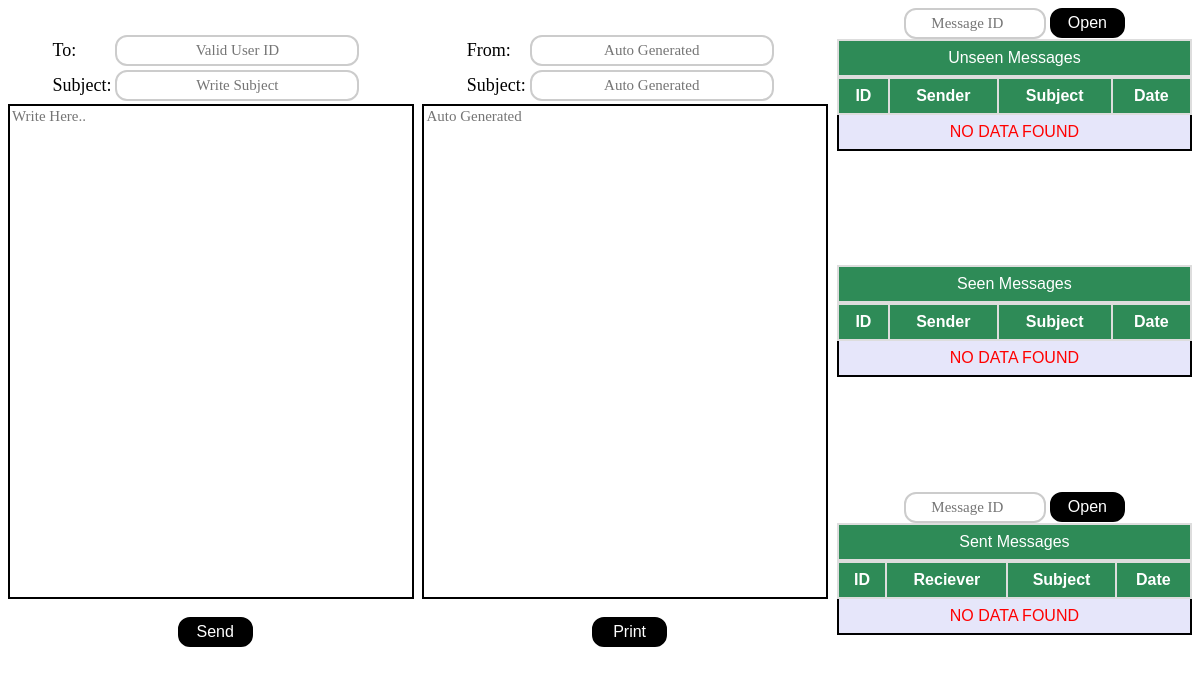
Before: /Pages/chatBox.php (signed in) with the older database file.
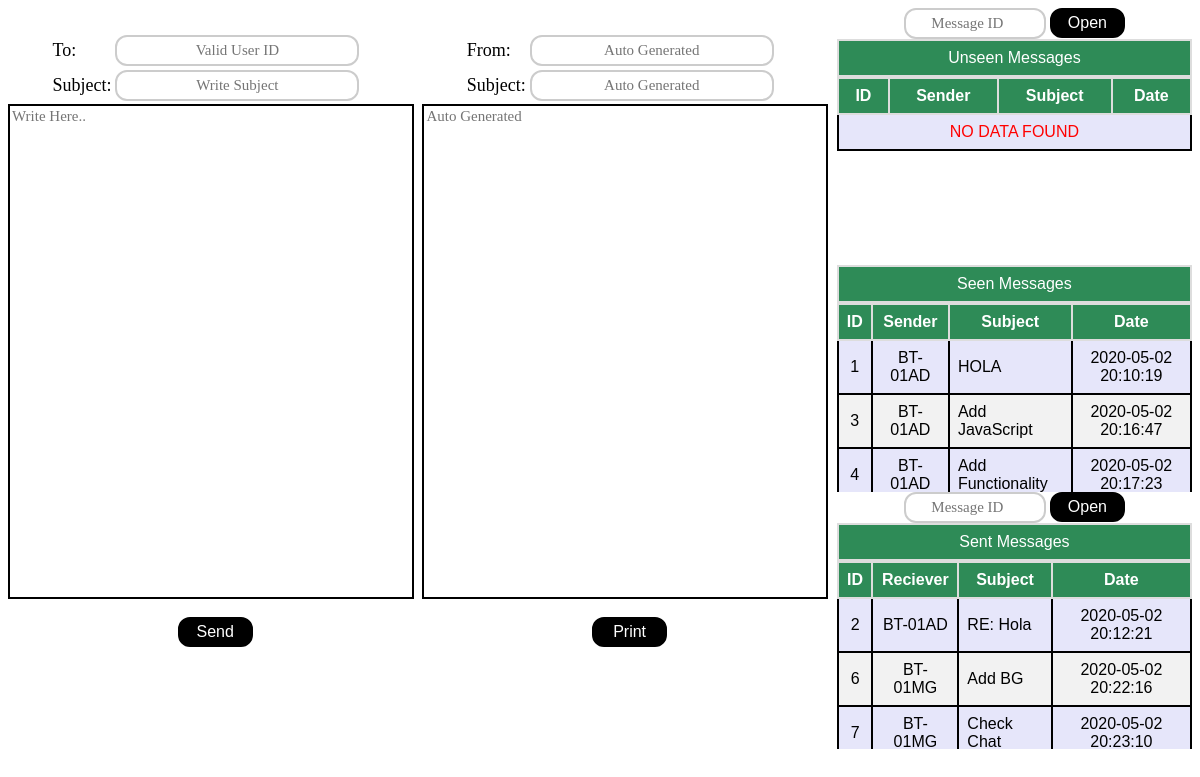
After: the same page with the newer database file.
### tables this page shows
CREATE TABLE `chat` (
  `MSG_ID` int(11) NOT NULL,
  `DATE` datetime NOT NULL DEFAULT current_timestamp(),
  `SUB` varchar(250) DEFAULT NULL,
  `SENDER` varchar(15) NOT NULL,
  `TEXT` longtext NOT NULL,
  `RECEIVER` varchar(15) NOT NULL,
  `STATUS` int(11) NOT NULL
);

### DB Handler/DBC.php (called while the page is built, shortened)
<?php
$serverName="localhost";
$userName="root";
$password="";
$dbName="btweb";
function get($query)
{
	$data=array();
	global $serverName,$userName,$password,$dbName;
	try
	{
		$conn=mysqli_connect($serverName,$userName,$password,$dbName);
		$result=mysqli_query($conn,$query);
		if(mysqli_num_rows($result) > 0)
		{
			while($row=mysqli_fetch_assoc($result))
			{
				$entity=array();
				foreach($row as $k=>$v)
				{
					$entity[$k]=$row[$k];
				}
				$data[]=$entity;
			}
		}
		return $data;
	}
	catch (Exception $e)
	{
		throw $e->getMessage();
		return $data;
		mysqli_close($conn);
	}
}
?>

### DB Handler/chatDB.php (called while the page is built, shortened)
<?php
require_once 'DBC.php';
function loadUnseenTable($uid)
{
	$result=null;
	try
	{
		$query="SELECT * FROM `chat` WHERE `RECEIVER` = '$uid' AND `STATUS` = '0';";
		$result=get($query);
		return $result;
	}
	catch (Exception $e)
	{
		throw $e->getMessage();
		return $result;
	}
}
function loadSeenTable($uid)
{
	$result=null;
	try
	{
		$query="SELECT * FROM `chat` WHERE `RECEIVER` = '$uid' AND `STATUS` = '1';";
		$result=get($query);
		return $result;
	}
	catch (Exception $e)
	{
		throw $e->getMessage();
		return $result;
	}
}
function loadSentTable($uid)
{
	$result=null;
	try
	{
		$query="SELECT * FROM `chat` WHERE `SENDER` = '$uid';";
		$result=get($query);
		return $result;
	}
	catch (Exception $e)
	{
		throw $e->getMessage();
		return $result;
	}
}
?>

### Page Controllers/chatController.php (the view, shortened to what this page needs)
<?php
require_once '../DB Handler/chatDB.php';
function showUnseenTable($para)
{
	$table=loadUnseenTable($para);
	if($table != null)
	{
		foreach($table as $data)
		{
			echo "<tr>";
			echo "<td align='middle'>".$data["MSG_ID"]."</td>";
			echo "<td align='middle'>".$data["SENDER"]."</td>";
			echo "<td>".$data["SUB"]."</td>";
			echo "<td align='middle'>".$data["DATE"]."</td>";
			echo "</tr>";
		}
	}
	else
	{
		echo "<tr> <td colspan='4' align='middle'> <span style='color:red;'> NO DATA FOUND </span> </td> </tr>";
	}
}
function showSeenTable($para)
{
	$table=loadSeenTable($para);
	if($table != null)
	{
		foreach($table as $data)
		{
			echo "<tr>";
			echo "<td align='middle'>".$data["MSG_ID"]."</td>";
			echo "<td align='middle'>".$data["SENDER"]."</td>";
			echo "<td>".$data["SUB"]."</td>";
			echo "<td align='middle'>".$data["DATE"]."</td>";
			echo "</tr>";
		}
	}
	else
	{
		echo "<tr> <td colspan='4' align='middle'> <span style='color:red;'> NO DATA FOUND </span> </td> </tr>";
	}
}
function showSentTable($para)
{
	$table=loadSentTable($para);
	if($table != null)
	{
		foreach($table as $data)
		{
			echo "<tr>";
			echo "<td align='middle'>".$data["MSG_ID"]."</td>";
			echo "<td align='middle'>".$data["RECEIVER"]."</td>";
			echo "<td>".$data["SUB"]."</td>";
			echo "<td align='middle'>".$data["DATE"]."</td>";
			echo "</tr>";
		}
	}
	else
	{
		echo "<tr> <td colspan='4' align='middle'> <span style='color:red;'> NO DATA FOUND </span> </td> </tr>";
	}
}
if(isset($_COOKIE['uid']) && isset($_COOKIE['sid']))
{
	$toTB="";
	$SsubTB="";
	$loadTB="";
	$fromTB="";
	$RsubTB="";
	$loadSentTB="";
}
else
{
	header("Location:index.php");
}
?>

### Pages/chatBox.php (shortened to what this page needs)
<?php
include '../Page Controllers/chatController.php';
?>
<html>
	<head>
		<link rel="stylesheet" type="text/css" href="CSS/chatBox.css">
	</head>
	<body>
		<form action="" method="post" autocomplete="off">
			<div class="container">
				<div class="floatLeft">
					<div align="middle">
						<table style="width:calc(80%);">
							<tr align="middle">
								<td class="td1"> <label> To: </label> </td>
								<td class="td2"> <input type = "text" name="toTB" class="tf" value="<?php echo $toTB; ?>" placeholder="Valid User ID"> </td>
							</tr>
							<tr align="middle">
								<td class="td1"> <label> Subject: </label> </td>
								<td class="td2"> <input type = "text" name="SsubTB" class="tf" value="<?php echo $SsubTB; ?>" placeholder="Write Subject"> </td>
							<td>
						</table>
					</div>
					<textarea id="sendnoteTA" name="sendnoteTA" class="noteTA" placeholder="Write Here.."><?php echo $sendnoteTA; ?></textarea>
					<br> <br>
					<div align="middle">
						<button name="sendBTN" class="sendbtn"> Send </button>
					</div>
				</div>
				<div class="floatLeftTwo">
					<div align="middle">
						<table style="width:calc(80%);">
							<tr>
								<td class="td1"> <label> From: </label> </td>
								<td class="td2">
									<input type = "text" name="fromTB" id="fromTB" class="tf" value="<?php echo $fromTB; ?>" placeholder="Auto Generated" readonly>
								</td>
							</tr>
							<tr>
								<td class="td1"> <label> Subject: </label> </td>
								<td class="td2"> <input type = "text" name="RsubTB" class="tf" value="<?php echo $RsubTB; ?>" placeholder="Auto Generated" readonly> </td>
							<td>
						</table>
					</div>
					<textarea id="receivenoteTA" name="receivenoteTA" class="noteTA" readonly placeholder="Auto Generated"><?php echo $receivenoteTA; ?></textarea>
					<br> <br>
					<div align="middle">
						<button name="sendBTN" class="printbtn" onclick="return saveFile()"> Print </button>
					</div>
				</div>
				<div class="floatRight">
					<div align="middle">
						<input type="number" name="loadTB" class="tf2" value="<?php echo $loadTB; ?>" placeholder="Message ID">
						<button name="openInboxBTN" class="openbtn"> Open </button>
					</div>
					<div class="scrollit">
						<table id="unseenTable" style="width:calc(100%);">
							<caption>Unseen Messages</caption>
							<thead>
								<th>ID</th>
								<th>Sender</th>
								<th>Subject</th>
								<th>Date</th>
							</thead>
							<tbody>
							<?php
							showUnseenTable($uid);
							?>
							</tbody>
						</table>
					</div>
					<div class="scrollit">
						<table id="seenTable" style="width:calc(100%);">
							<caption>Seen Messages</caption>
							<thead>
								<th>ID</th>
								<th>Sender</th>
								<th>Subject</th>
								<th>Date</th>
							</thead>
							<tbody>
							<?php
							showSeenTable($uid);
							?>
							</tbody>
						</table>
					</div>
					<div align="middle">
						<input type="number" name="loadSentTB" class="tf2" value=" <?php echo $loadSentTB; ?>" placeholder="Message ID">
						<button name="openSBTN" class="openbtn"> Open </button>
					</div>
					<div class="scrollit">
						<table id="sentTable" style="width:calc(100%);">
							<caption>Sent Messages</caption>
							<thead>
								<th>ID</th>
								<th>Reciever</th>
								<th>Subject</th>
								<th>Date</th>
							</thead>
							<tbody>
							<?php
							showSentTable($uid);
							?>
							</tbody>
						</table>
					</div>
				</div>
			</div>
		</form>
	</body>
</html>

### Pages/CSS/chatBox.css (style rules this page uses)
.container { overflow: hidden; margin-top: auto; margin-bottom: auto; margin-left: auto; margin-right: auto; width: 100%; height: 95% }
.floatRight { display: block; padding-top: 0%; width:30%; float: right; margin-bottom: auto; height: 95%; }
.floatLeft { display: block; padding-top: 2%; width: 35%; float: left; margin-bottom: auto; height: 95%; }
.floatLeftTwo { display: block; padding-top: 2%; width: 35%; float: left; margin-bottom: auto; height: 95%; }
.noteTA { width:98%; height:70%; resize: none; border: 2px solid black; font-family: "Times-New Roman"; font-size: 15px; text-align:justify; }
#seenTable { border-collapse: collapse; width: 100%; height: 30px; font-family: "Trebuchet MS", Arial, Helvetica, sans-serif; border-collapse: collapse; font-style: bold; }
#seenTable caption { border: 2px solid #ddd; padding: 8px; top: 0; padding-top: 8px; padding-bottom: 8px; text-align: center; background-color: #2E8B57; color: white; }
#seenTable th { border: 2px solid #ddd; padding: 8px; position: -webkit-sticky; position: sticky; top: 0; }
#seenTable td { border: 2px solid #000000; padding: 8px; }
#seenTable tr:nth-child(even) { background-color: #f2f2f2; }
#seenTable tr:nth-child(odd) { background-color: #E6E6FA; }
#seenTable th { padding-top: 8px; padding-bottom: 8px; text-align: center; background-color: #2E8B57; color: white; }
#unseenTable { border-collapse: collapse; width: 100%; height: 30px; font-family: "Trebuchet MS", Arial, Helvetica, sans-serif; border-collapse: collapse; font-style: bold; }
#unseenTable caption { border: 2px solid #ddd; padding: 8px; top: 0; padding-top: 8px; padding-bottom: 8px; text-align: center; background-color: #2E8B57; color: white; }
#unseenTable th { border: 2px solid #ddd; padding: 8px; position: -webkit-sticky; position: sticky; top: 0; }
#unseenTable td { border: 2px solid #000000; padding: 8px; }
#unseenTable tr:nth-child(odd) { background-color: #E6E6FA; }
#unseenTable th { padding-top: 8px; padding-bottom: 8px; text-align: center; background-color: #2E8B57; color: white; }
.scrollit { overflow:scroll; height: calc(32%); }
#sentTable { border-collapse: collapse; width: 100%; height: 30px; font-family: "Trebuchet MS", Arial, Helvetica, sans-serif; border-collapse: collapse; font-style: bold; }
#sentTable caption { border: 2px solid #ddd; padding: 8px; top: 0; padding-top: 8px; padding-bottom: 8px; text-align: center; background-color: #2E8B57; color: white; }
#sentTable th { border: 2px solid #ddd; padding: 8px; position: -webkit-sticky; position: sticky; top: 0; }
#sentTable td { border: 2px solid #000000; padding: 8px; }
#sentTable tr:nth-child(even) { background-color: #f2f2f2; }
#sentTable tr:nth-child(odd) { background-color: #E6E6FA; }
#sentTable th { padding-top: 8px; padding-bottom: 8px; text-align: center; background-color: #2E8B57; color: white; }
.td1 { text-align: left; vertical-align: middle; height: 25px; width: calc(10%); font-size: 18px; font-style: bold; }
.td2 { vertical-align: middle; width: calc(76%); }
.tf { width:100%; padding: 5px 5px 5px 5px; border: 2px solid #ccc; border-radius: 12px; font-family: "Consolas"; font-size: 15px; text-align: center; transition-duration: 0.4s; }
.tf2 { width:40%; padding: 5px 5px 5px 5px; border: 2px solid #ccc; border-radius: 12px; font-family: "Consolas"; font-size: 15px; text-align: center; transition-duration: 0.4s; }
.printbtn { width:75px; height:30px; background-color: black; color: white; border-radius: 12px; border: 2px solid black; text-align: center; font-size: 16px; transition-duration: 0.4s; cursor: pointer; }
.sendbtn { width:75px; height:30px; background-color: black; color: white; border-radius: 12px; border: 2px solid black; text-align: center; font-size: 16px; transition-duration: 0.4s; cursor: pointer; }
.openbtn { width:75px; height:30px; background-color: black; color: white; border-radius: 12px; border: 2px solid black; text-align: center; font-size: 16px; transition-duration: 0.4s; cursor: pointer; }

Changed rows visible on the page:
added chat: MSG_ID "1", SENDER "BT-01AD", SUB "HOLA", DATE "2020-05-02 20:10:19", shown under "Seen Messages"
added chat: MSG_ID "3", SENDER "BT-01AD", SUB "Add JavaScript", DATE "2020-05-02 20:16:47", shown under "Seen Messages"
added chat: MSG_ID "4", SENDER "BT-01AD", SUB "Add Functionality", DATE "2020-05-02 20:17:23", shown under "Seen Messages"
added chat: MSG_ID "2", RECEIVER "BT-01AD", SUB "RE: Hola", DATE "2020-05-02 20:12:21", shown under "Sent Messages"
added chat: MSG_ID "6", RECEIVER "BT-01MG", SUB "Add BG", DATE "2020-05-02 20:22:16", shown under "Sent Messages"
added chat: MSG_ID "7", RECEIVER "BT-01MG", SUB "Check Chat", DATE "2020-05-02 20:23:10", shown under "Sent Messages"
Other visible differences:
text no longer shown: "NO DATA FOUND NO DATA FOUND"
